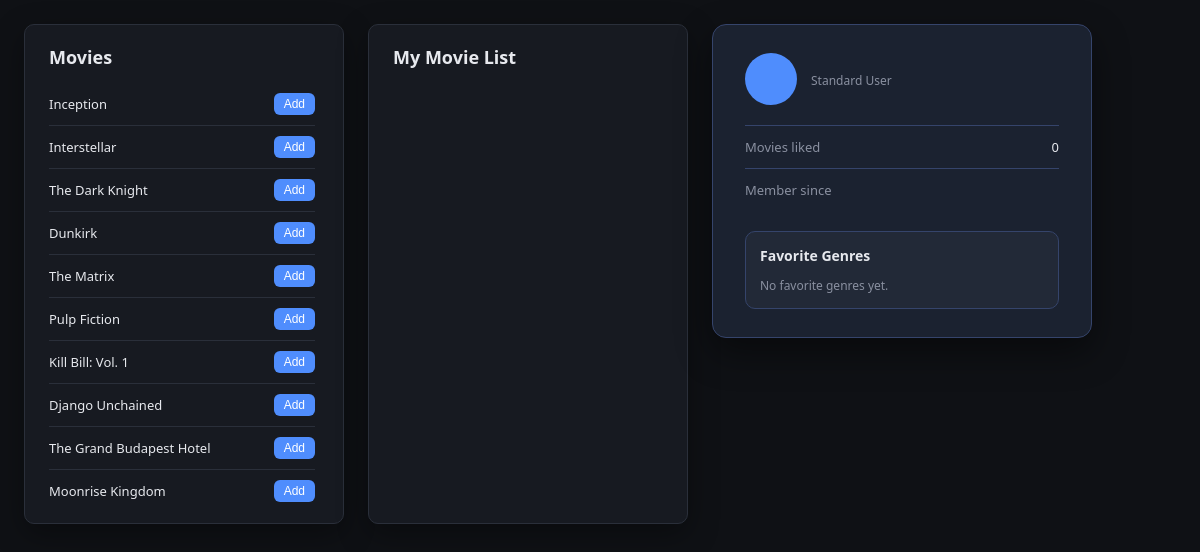
Page / (signed in) on the committed database.
### core/models.py (models this page shows)
class Movie(models.Model):
    name = models.CharField(max_length = 25)
    genres = models.JSONField(default=list)

### core/views.py (the view, shortened to what this page needs)
# urls.py: 2. Add a URL to urlpatterns:  path('', views.home, name='home')
def home(request):
    user_id = request.session.get("app_user_id")
    if not user_id:
        return redirect("login")
    user = AppUser.objects.get(id=user_id)
    movies = Movie.objects.all()
    movie_list = user.movie_list.all()
    unadded_list = []
    for movie in movies: # iterates through user-liked movies and adds only unliked movies to the master list
        if movie not in movie_list:
            unadded_list.append(movie)
    favorite_genres = genre_handler(user)
    context = { # passes these variables to html file
        "unadded_movies": unadded_list,
        "movie_list": movie_list,
        "favorite_genres": favorite_genres,
        "username": user.username,
    }
    return render(request, "home.html", context)

### core/views.py (called while the page is built, shortened)
def genre_handler(user):
    movie_list = user.movie_list.all()
    favorite_genres = []
    genre_counter = {}
    for movie in movie_list: # counting user's favorite genres
        for genre in movie.genres:
            if genre not in genre_counter:
                genre_counter[genre] = 1
            else:
                genre_counter[genre] += 1
    while (len(favorite_genres) > 3): # only return the top 3 genres
        favorite_genres.pop()
    return favorite_genres

### core/templates/home.html (shortened to what this page needs)
<!DOCTYPE html>
<html lang="en">
<head>
</head>
<body>
  <div class="card">
    <h1>Movies</h1>
    <ul>
      {% for movie in unadded_movies %}
      <li>
        <span class="title">{{ movie.name }}</span>
        <form method="POST">
          <button type="submit" name ="action" value="add">Add</button>
        </form>
      </li>
      {% endfor %}
    </ul>
  </div>
  <div class="card">
    <h1>My Movie List</h1>
    <ul>
    </ul>
  </div>
  <div class="profile-card">
    <div class="profile-header">
      <div class="avatar">{{ username |slice:":1"|upper }}</div>
      <div>
        <div class="profile-sub">Standard User</div>
      </div>
    </div>
    <div class="stat-row">
      <span class="stat-label">Movies liked</span>
      <span>{{ movie_list|length }}</span>
    </div>
    <div class="stat-row">
      <span class="stat-label">Member since</span>
    </div>
    <div class="genre-box">
    <div class="genre-title">Favorite Genres</div>
    <div class="genre-list">
        {% for genre in favorite_genres %}
            <span class="genre-tag">{{ genre }}</span>
        {% empty %}
            <span class="profile-sub">No favorite genres yet.</span>
        {% endfor %}
    </div>
</div>
  </div>
</body>
</html>

### core/templates/home.html (style rules this page uses)
:root { --bg: #0f1115; --panel: #171a21; --border: #2a2f3a; --text: #e7e9ee; --muted: #8a90a0; --accent: #4f8dfd; --danger: #e5566d; --profile-bg: #1b2230; --profile-border: #35446b; }
* { box-sizing: border-box; }
html, body { margin: 0; height: 100%; background: var(--bg); font-family: "Segoe UI", system-ui, -apple-system, sans-serif; color: var(--text); }
body { display: flex; align-items: flex-start; gap: 24px; padding: 24px; flex-wrap: wrap; }
.card { background: var(--panel); border: 1px solid var(--border); border-radius: 10px; padding: 20px 24px; width: 320px; height: 500px; display: flex; flex-direction: column; box-shadow: 0 10px 30px rgba(0, 0, 0, 0.35); }
h1 { font-size: 18px; margin: 0 0 14px; flex-shrink: 0; }
ul { list-style: none; margin: 0; padding: 0 4px 0 0; flex: 1; overflow-y: auto; }
li { display: flex; justify-content: space-between; align-items: center; padding: 10px 0; border-bottom: 1px solid var(--border); font-size: 13px; }
.title { overflow: hidden; text-overflow: ellipsis; white-space: nowrap; padding-right: 10px; }
button { background: var(--accent); color: white; border: none; border-radius: 6px; padding: 4px 10px; font-size: 12px; cursor: pointer; flex-shrink: 0; }
.profile-card { background: var(--profile-bg); border: 1px solid var(--profile-border); border-radius: 14px; padding: 28px 32px; width: 380px; box-shadow: 0 14px 36px rgba(0, 0, 0, 0.45); }
.profile-header { display: flex; align-items: center; gap: 14px; margin-bottom: 20px; }
.avatar { width: 52px; height: 52px; border-radius: 50%; background: var(--accent); display: flex; align-items: center; justify-content: center; font-size: 18px; font-weight: 600; color: white; flex-shrink: 0; }
.profile-sub { font-size: 12px; color: var(--muted); margin-top: 2px; }
.stat-row { display: flex; justify-content: space-between; padding: 12px 0; border-top: 1px solid var(--profile-border); font-size: 13px; }
.stat-label { color: var(--muted); }
.genre-box { margin-top: 20px; padding: 14px; border: 1px solid var(--profile-border); border-radius: 10px; background: rgba(255, 255, 255, 0.03); }
.genre-title { font-size: 14px; font-weight: 600; margin-bottom: 10px; }
.genre-list { display: flex; flex-wrap: wrap; gap: 8px; }

### rows in the picture
Movie: name "Inception"
Movie: name "Interstellar"
Movie: name "The Dark Knight"
Movie: name "Dunkirk"
Movie: name "The Matrix"
Movie: name "Pulp Fiction"
Movie: name "Kill Bill: Vol. 1"
Movie: name "Django Unchained"
Movie: name "The Grand Budapest Hotel"
Movie: name "Moonrise Kingdom"

### other values in the picture
{{ movie_list|length }} "0"
